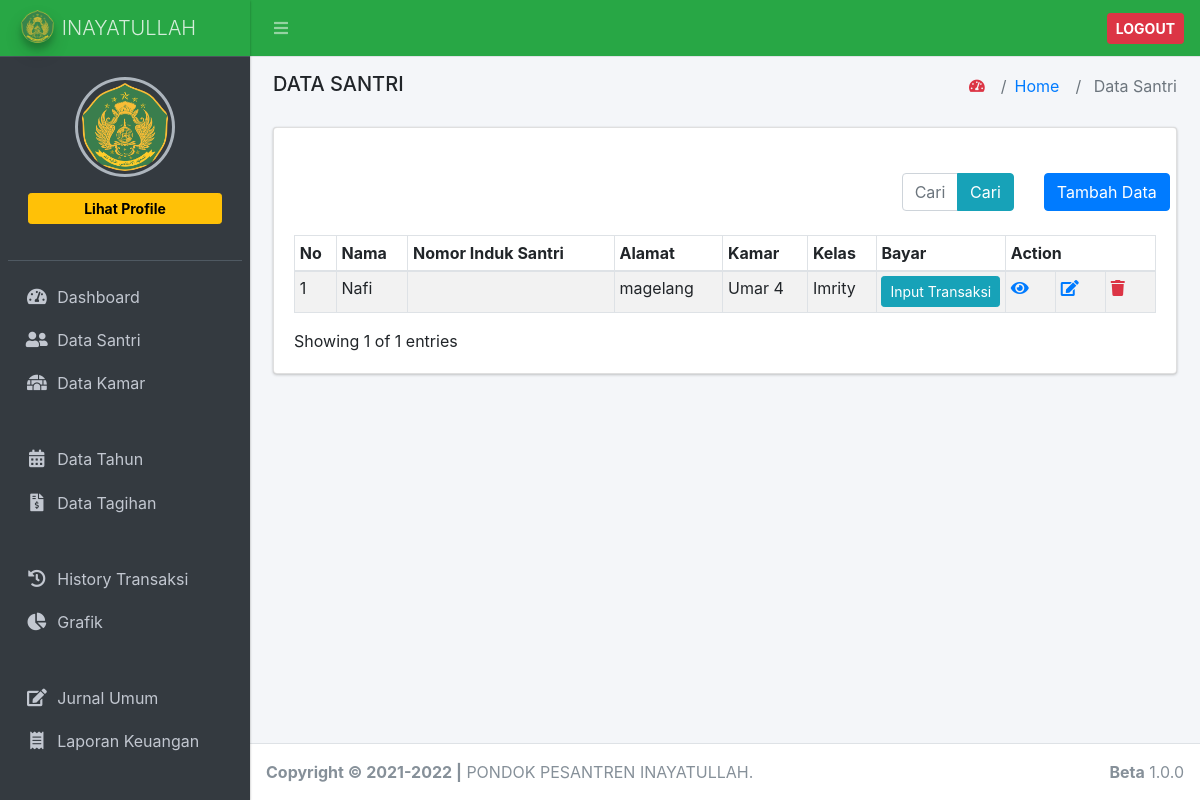
The page /index.php/profil_santri on the database as committed earlier.
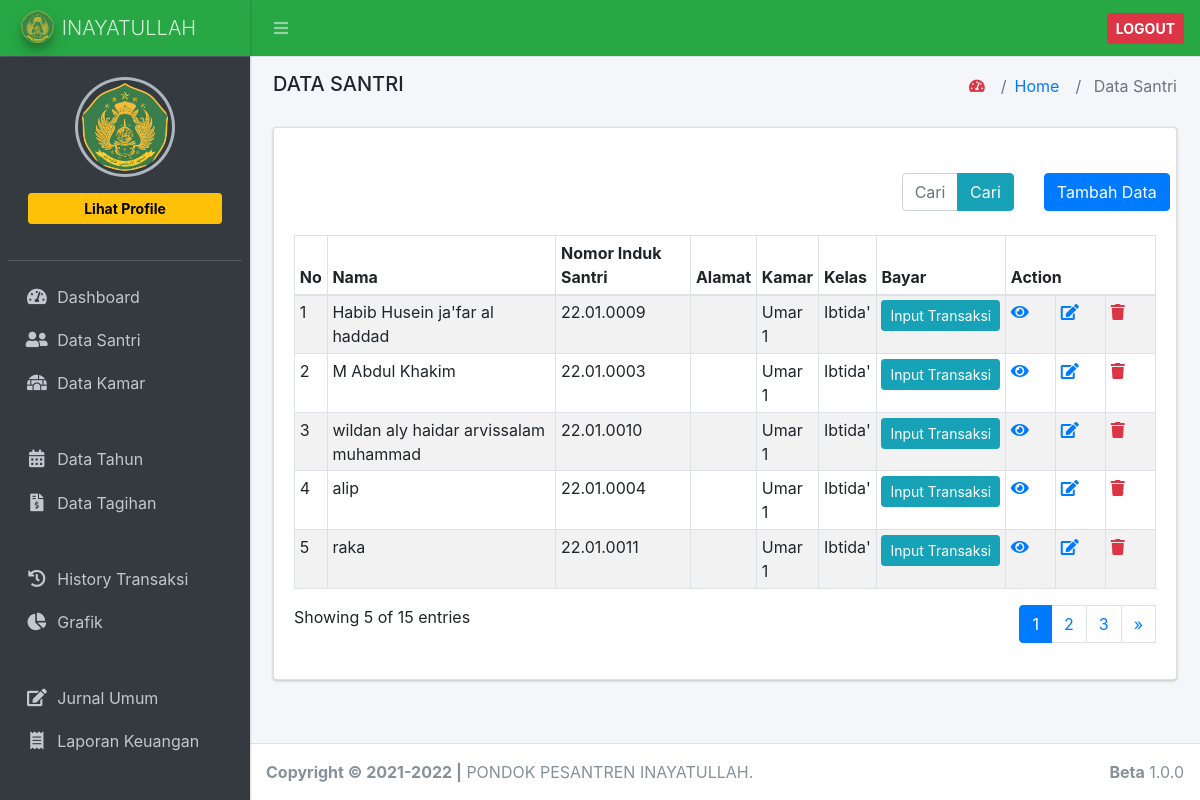
The same page on the database as committed later.
### tables this page shows
CREATE TABLE `tb_data_santri` (
  `id` int(11) NOT NULL,
  `nama` varchar(200) NOT NULL,
  `nis` varchar(20) NOT NULL,
  `alamat` varchar(200) NOT NULL,
  `jenis_kelamin` enum('L','P') NOT NULL,
  `id_kamar` int(11) NOT NULL,
  `id_kelas` int(11) NOT NULL,
  `no_hp` varchar(20) NOT NULL,
  `password` varchar(20) NOT NULL,
  `tgl_masuk` date DEFAULT NULL,
  `foto` varchar(200) NOT NULL
);

CREATE TABLE `tb_kamar` (
  `id_kamar` int(11) NOT NULL,
  `nama_kamar` varchar(200) NOT NULL
);

CREATE TABLE `tb_kelas` (
  `id_kelas` int(11) NOT NULL,
  `nama_kelas` varchar(100) NOT NULL
);

### index.php (called while the page is built, shortened)
<?php
require_once BASEPATH.'core/CodeIgniter.php';

### application/config/config.php (called while the page is built, shortened)
<?php
$config['base_url'] = 'http://localhost/spp_inay/';
$config['index_page'] = '';
$config['uri_protocol']    = 'REQUEST_URI';
$config['url_suffix'] = '';
$config['language']    = 'english';
$config['charset'] = 'UTF-8';
$config['enable_hooks'] = FALSE;
$config['subclass_prefix'] = 'MY_';
$config['composer_autoload'] = FALSE;
$config['permitted_uri_chars'] = 'a-z 0-9~%.:_\-';
$config['enable_query_strings'] = FALSE;
$config['controller_trigger'] = 'c';
$config['function_trigger'] = 'm';
$config['directory_trigger'] = 'd';
$config['allow_get_array'] = TRUE;
$config['log_threshold'] = 0;
$config['log_path'] = '';
$config['log_file_extension'] = '';
$config['log_file_permissions'] = 0644;
$config['log_date_format'] = 'Y-m-d H:i:s';
$config['error_views_path'] = '';
$config['cache_path'] = '';
$config['cache_query_string'] = FALSE;
$config['encryption_key'] = '';
$config['sess_driver'] = 'files';
$config['sess_cookie_name'] = 'ci_session';
$config['sess_expiration'] = 7200;
$config['sess_save_path'] = NULL;
$config['sess_match_ip'] = FALSE;
$config['sess_time_to_update'] = 300;
$config['sess_regenerate_destroy'] = FALSE;
$config['cookie_prefix']    = '';
$config['cookie_domain']    = '';
$config['cookie_path']        = '/';
$config['cookie_secure']    = FALSE;
$config['cookie_httponly']     = FALSE;
$config['standardize_newlines'] = FALSE;
$config['global_xss_filtering'] = FALSE;
$config['csrf_protection'] = FALSE;
$config['csrf_token_name'] = 'csrf_test_name';
$config['csrf_cookie_name'] = 'csrf_cookie_name';
$config['csrf_expire'] = 7200;
$config['csrf_regenerate'] = TRUE;
$config['csrf_exclude_uris'] = array();
$config['compress_output'] = FALSE;
$config['time_reference'] = 'local';
$config['rewrite_short_tags'] = FALSE;
$config['proxy_ips'] = '';

### application/models/m_profil_santri.php (called while the page is built, shortened)
<?php
class m_profil_santri extends CI_Model
{
	public function get_all_data($limit, $start)
	{
		$this->db->join('tb_kamar', 'tb_kamar.id_kamar = tb_data_santri.id_kamar');
		$this->db->join('tb_kelas', 'tb_kelas.id_kelas = tb_data_santri.id_kelas');
		$this->db->order_by('nama_kamar', 'ASC');
		return $this->db->get('tb_data_santri', $limit, $start)->result();
	}
	public function count_search_data()
	{
		$keyword = $this->input->post('keyword');
		$this->db->join('tb_kamar', 'tb_kamar.id_kamar = tb_data_santri.id_kamar');
		$this->db->join('tb_kelas', 'tb_kelas.id_kelas = tb_data_santri.id_kelas');
		$this->db->like('nama', $keyword);
		$this->db->or_like('alamat', $keyword);
		$this->db->or_like('nama_kamar', $keyword);
		$this->db->or_like('nama_kelas', $keyword);
		return $this->db->get('tb_data_santri')->num_rows();
	}
}

### application/views/data_santri/index.php (the view, shortened to what the changed rows need)
<div class="card">
    <div class="card-body">
        <div id="example1_wrapper" class="dataTables_wrapper dt-bootstrap4">
            <br>
            <br>
            <div class="row">
                <div class="col-sm-12">
                    <table id="example1" class="table table-bordered table-striped table-sm dataTable" role="grid" aria-describedby="example1_info">
                        <thead>
                            <tr role="row">
                                <th class="sorting_asc" tabindex="0" aria-controls="example1" rowspan="1" colspan="1" aria-sort="ascending" aria-label="No: activate to sort column descending">No</th>
                                <th class="sorting" tabindex="0" aria-controls="example1" rowspan="1" colspan="1" aria-label="Nama: activate to sort column ascending">Nama</th>
                                <th class="sorting" tabindex="0" aria-controls="example1" rowspan="1" colspan="1" aria-label="Nama: activate to sort column ascending">Nomor Induk Santri</th>
                                <th class="sorting" tabindex="0" aria-controls="example1" rowspan="1" colspan="1" aria-label="Alamat: activate to sort column ascending">Alamat</th>
                                <th class="sorting" tabindex="0" aria-controls="example1" rowspan="1" colspan="1" aria-label="Kamar: activate to sort column ascending">Kamar</th>
                                <th class="sorting" tabindex="0" aria-controls="example1" rowspan="1" colspan="1" aria-label="Kelas: activate to sort column ascending">Kelas</th>
                                <th class="sorting" tabindex="0" aria-controls="example1" rowspan="1" colspan="1" aria-label="Kelas: activate to sort column ascending">Bayar</th>
                                <th class="sorting" tabindex="0" aria-controls="example1" rowspan="1" colspan="3" aria-label="Kelas: activate to sort column ascending">Action</th>
                            </tr>
                        </thead>
                        <tbody>
                            <?php
                            $no = 0;
                            foreach ($data_santri as $ds) {
                                $no++ ?>
                                <tr role="row" class="odd">
                                    <td><?= ++$start ?></td>
                                    <td><?= $ds->nama; ?></td>
                                    <td><?= $ds->nis; ?></td>
                                    <td><?= $ds->alamat; ?></td>
                                    <td><?= $ds->nama_kamar; ?></td>
                                    <td><?= $ds->nama_kelas; ?></td>
                                    <td width="50">
                                        <a type="button" class="btn btn-sm btn-info" data-toggle="tooltip" data-placement="top" title="Input Transaksi" href="<?= base_url('input_transaksi/view/') ?><?= $ds->id ?>">Input Transaksi</a>
                                    </td>
                                    <td width="50">
                                        <a class="text-primary" data-toggle="tooltip" data-placement="top" title="Detail" href="<?= base_url('data_santri/detail/') ?><?= $ds->id ?>"><i class="fa fa-eye"></i></a>
                                    </td>
                                    <td width="50">
                                        <a class="text-primary" data-toggle="tooltip" data-placement="top" title="Edit" href="<?= base_url('data_santri/edit/') ?><?= $ds->id ?>"><i class="fa fa-edit"></i></a>
                                    </td>
                                    <td width="50">
                                        <a href="<?= base_url('data_santri/hapus/') ?><?= $ds->id ?>" class="text-danger" onclick="return confirm('Yakin Hapus?')"><i class="fa fa-trash"></i></a>
                                    </td>
                                </tr>
                            <?php } ?>
                        </tbody>
                    </table>
                </div>
            </div>
            <div class="row">
                <div class="col-sm-12 col-md-5">
                    <div class="dataTables_info" id="example1_info" role="status" aria-live="polite">Showing <?= $no; ?> of <?= $jumlah_data; ?> entries</div>
                </div>
                <div class="col-sm-12 col-md-7 float-right">
                    <div class="dataTables_paginate paging_simple_numbers float-right" id="example1_paginate">
                        <?= $pagination; ?>
                    </div>
                </div>
            </div>
        </div>
    </div>
</div>

Rows that differ between the two databases and show on the page:
removed tb_data_santri: nama "Nafi", alamat "magelang", id_kamar.nama_kamar "Umar 4", id_kelas.nama_kelas "Imrity"
added tb_data_santri: nama "Habib Husein ja'far al haddad", nis "22.01.0009", id_kamar.nama_kamar "Umar 1", id_kelas.nama_kelas "Ibtida'"
added tb_data_santri: nama "M Abdul Khakim", nis "22.01.0003", id_kamar.nama_kamar "Umar 1", id_kelas.nama_kelas "Ibtida'"
added tb_data_santri: nama "wildan aly haidar arvissalam muhammad", nis "22.01.0010", id_kamar.nama_kamar "Umar 1", id_kelas.nama_kelas "Ibtida'"
added tb_data_santri: nama "alip", nis "22.01.0004", id_kamar.nama_kamar "Umar 1", id_kelas.nama_kelas "Ibtida'"
added tb_data_santri: nama "raka", nis "22.01.0011", id_kamar.nama_kamar "Umar 1", id_kelas.nama_kelas "Ibtida'"
Other text that changed with them:
$no: "1" → "5"
$jumlah_data: "1" → "15"
$pagination: (not shown) → "1 2 3 »"
